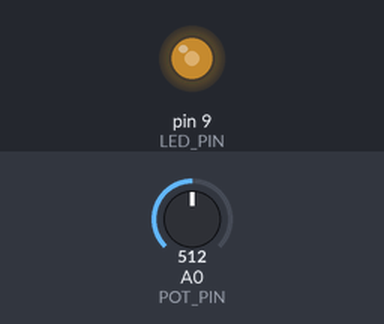
A sketch run on a simulated Arduino Uno, built with avr-gcc and run on an emulated ATmega328P. On the bench: output pins drawn as LEDs (lit = HIGH). The test bench sets the inputs (shaded band); at power-on: A0 (POT_PIN) = 512.

Above: at 1.2 s.
1.3 s: A0 (POT_PIN) set to 716
At 1.9 s:
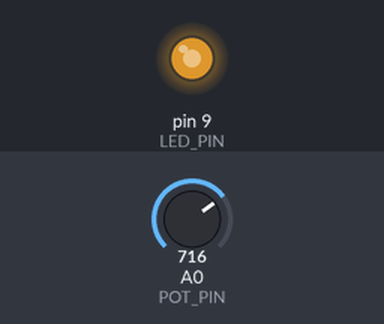
2.8 s: A0 (POT_PIN) set to 900
At 3.1 s:
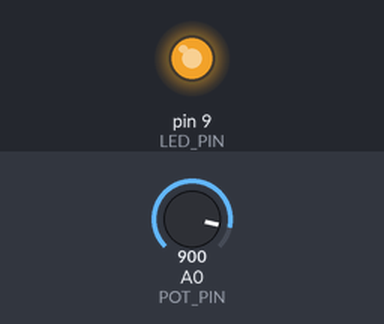
4.3 s: A0 (POT_PIN) set to 122
At 5.4 s:
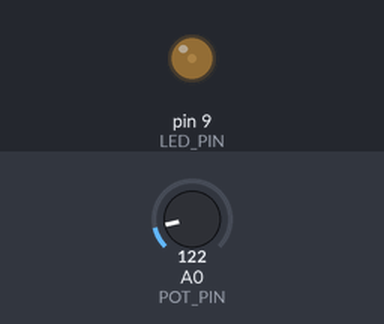
5.8 s: A0 (POT_PIN) set to 0
At 6.5 s:
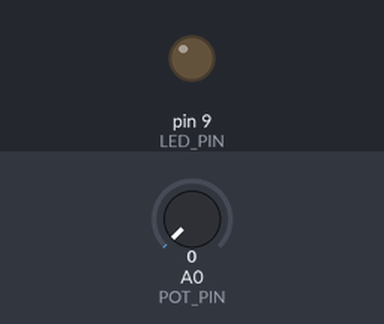
Timing chart, 0 to 8.3 s (numbered marks = the images above; inputs shaded):
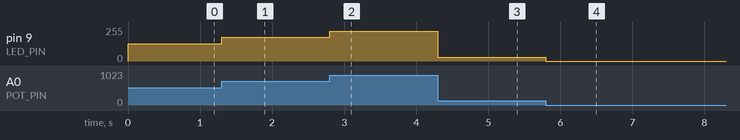

The sketch:

potentiometer.ino
```cpp
const int LED_PIN = 9;
const int POT_PIN = A0;

void setup() {
  pinMode(LED_PIN, OUTPUT);
  pinMode(POT_PIN, INPUT);
}

void loop() {
  // Микроконтроллер выдаст число от 0 до 1023, пропорциональное углу поворота ручки
  int rotation = analogRead(POT_PIN);

  int brightness = rotation / 4;

  analogWrite(LED_PIN, brightness);
}
```

Measured:
- after the input at 1.3 s, pin 9 (LED_PIN): 128/255 → 179/255 at once
- after the input at 2.8 s, pin 9 (LED_PIN): 179/255 → 225/255 at once
- after the input at 4.3 s, pin 9 (LED_PIN): 225/255 → 30/255 at once
- after the input at 5.8 s, pin 9 (LED_PIN): 30/255 → 0/255 at once
